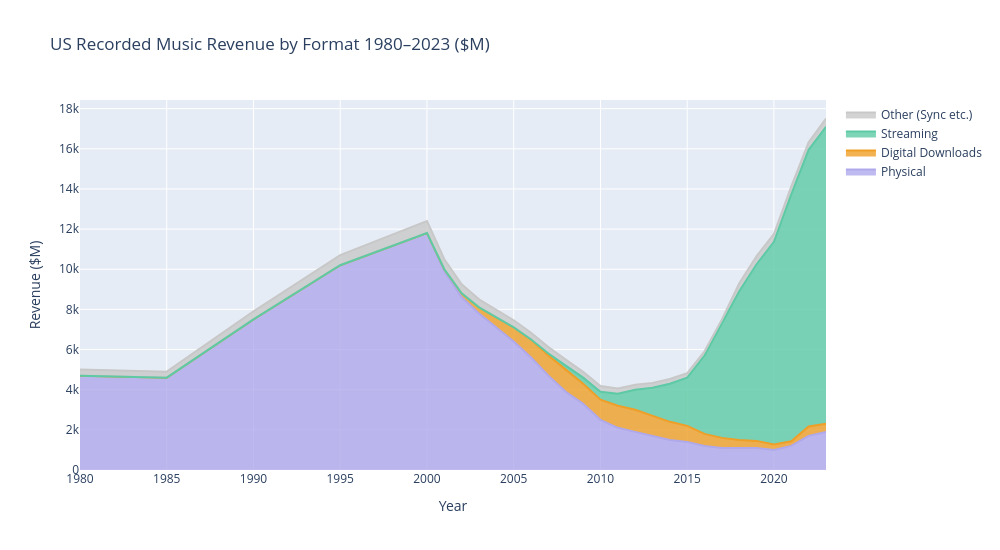

This figure's notebook cell:
### Code cell
# Cell 5 — Chart 1: The big story — revenue by format over time (area chart)
import plotly.graph_objects as go

fig = go.Figure()

fig.add_trace(go.Scatter(
    x=df_hist['year'], y=df_hist['physical'],
    name='Physical', stackgroup='one',
    fillcolor='rgba(175,169,236,0.8)',
    line=dict(color='rgba(175,169,236,1)')
))
fig.add_trace(go.Scatter(
    x=df_hist['year'], y=df_hist['digital_download'],
    name='Digital Downloads', stackgroup='one',
    fillcolor='rgba(239,159,39,0.8)',
    line=dict(color='rgba(239,159,39,1)')
))
fig.add_trace(go.Scatter(
    x=df_hist['year'], y=df_hist['streaming'],
    name='Streaming', stackgroup='one',
    fillcolor='rgba(93,202,165,0.8)',
    line=dict(color='rgba(93,202,165,1)')
))
fig.add_trace(go.Scatter(
    x=df_hist['year'], y=df_hist['other'],
    name='Other (Sync etc.)', stackgroup='one',
    fillcolor='rgba(200,200,200,0.8)',
    line=dict(color='rgba(200,200,200,1)')
))

fig.update_layout(
    title='US Recorded Music Revenue by Format 1980–2023 ($M)',
    xaxis_title='Year',
    yaxis_title='Revenue ($M)',
    hovermode='x unified',
    width=1000, height=550
)

fig.write_html("chart1_revenue_over_time.html")
fig.show()
print("Saved chart1_revenue_over_time.html ✓")

### Figure 1 — Plotly figure (JSON) as saved in the notebook; plotly's stock layout.template omitted (floating-point values rounded to 4 significant figures)
{"data": [{"fillcolor": "rgba(175,169,236,0.8)", "line": {"color": "rgba(175,169,236,1)"}, "name": "Physical", "stackgroup": "one", "type": "scatter", "x": [1980, 1985, 1990, 1995, 2000, 2001, 2002, 2003, 2004, 2005, 2006, 2007, 2008, 2009, 2010, 2011, 2012, 2013, 2014, 2015, 2016, 2017, 2018, 2019, 2020, 2021, 2022, 2023], "y": [4700, 4600, 7500, 10200, 11800, 9900, 8600, 7800, 7100, 6400, 5600, 4700, 3900, 3300, 2500, 2100, 1900, 1700, 1500, 1400, 1200, 1100, 1100, 1100, 1000, 1200, 1700, 1900]}, {"fillcolor": "rgba(239,159,39,0.8)", "line": {"color": "rgba(239,159,39,1)"}, "name": "Digital Downloads", "stackgroup": "one", "type": "scatter", "x": [1980, 1985, 1990, 1995, 2000, 2001, 2002, 2003, 2004, 2005, 2006, 2007, 2008, 2009, 2010, 2011, 2012, 2013, 2014, 2015, 2016, 2017, 2018, 2019, 2020, 2021, 2022, 2023], "y": [0, 0, 0, 0, 0, 100, 200, 300, 500, 700, 900, 1000, 1100, 1000, 1000, 1100, 1100, 1000, 900, 800, 600, 500, 400, 350, 270, 230, 467, 406]}, {"fillcolor": "rgba(93,202,165,0.8)", "line": {"color": "rgba(93,202,165,1)"}, "name": "Streaming", "stackgroup": "one", "type": "scatter", "x": [1980, 1985, 1990, 1995, 2000, 2001, 2002, 2003, 2004, 2005, 2006, 2007, 2008, 2009, 2010, 2011, 2012, 2013, 2014, 2015, 2016, 2017, 2018, 2019, 2020, 2021, 2022, 2023], "y": [0, 0, 0, 0, 0, 0, 0, 0, 0, 0, 0, 100, 200, 300, 400, 600, 1000, 1400, 1900, 2400, 3900, 5700, 7400, 8800, 10100, 12300, 13780, 14792]}, {"fillcolor": "rgba(200,200,200,0.8)", "line": {"color": "rgba(200,200,200,1)"}, "name": "Other (Sync etc.)", "stackgroup": "one", "type": "scatter", "x": [1980, 1985, 1990, 1995, 2000, 2001, 2002, 2003, 2004, 2005, 2006, 2007, 2008, 2009, 2010, 2011, 2012, 2013, 2014, 2015, 2016, 2017, 2018, 2019, 2020, 2021, 2022, 2023], "y": [300, 300, 400, 500, 600, 500, 450, 400, 380, 360, 340, 320, 300, 290, 280, 260, 250, 240, 230, 220, 210, 200, 400, 410, 390, 395, 383, 411]}], "layout": {"height": 550, "hovermode": "x unified", "title": {"text": "US Recorded Music Revenue by Format 1980–2023 ($M)"}, "width": 1000, "xaxis": {"title": {"text": "Year"}}, "yaxis": {"title": {"text": "Revenue ($M)"}}}}
